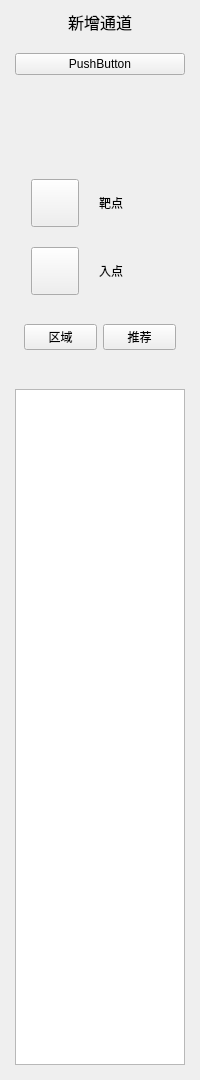
<?xml version="1.0" encoding="UTF-8"?>
<ui version="4.0">
 <class>JMeasure</class>
 <widget class="qMRMLWidget" name="JMeasure">
  <property name="geometry">
   <rect>
    <x>0</x>
    <y>0</y>
    <width>200</width>
    <height>1080</height>
   </rect>
  </property>
  <property name="minimumSize">
   <size>
    <width>200</width>
    <height>0</height>
   </size>
  </property>
  <property name="maximumSize">
   <size>
    <width>200</width>
    <height>16777215</height>
   </size>
  </property>
  <property name="styleSheet">
   <string notr="true"/>
  </property>
  <layout class="QVBoxLayout" name="verticalLayout" stretch="0,1">
   <property name="leftMargin">
    <number>6</number>
   </property>
   <property name="topMargin">
    <number>6</number>
   </property>
   <property name="rightMargin">
    <number>6</number>
   </property>
   <property name="bottomMargin">
    <number>6</number>
   </property>
   <item>
    <widget class="QWidget" name="widget" native="true">
     <property name="minimumSize">
      <size>
       <width>0</width>
       <height>32</height>
      </size>
     </property>
     <layout class="QVBoxLayout" name="verticalLayout_2">
      <property name="leftMargin">
       <number>0</number>
      </property>
      <property name="topMargin">
       <number>0</number>
      </property>
      <property name="rightMargin">
       <number>0</number>
      </property>
      <property name="bottomMargin">
       <number>0</number>
      </property>
      <item>
       <widget class="QLabel" name="label">
        <property name="styleSheet">
         <string notr="true">font:16px;</string>
        </property>
        <property name="text">
         <string>新增通道</string>
        </property>
        <property name="alignment">
         <set>Qt::AlignCenter</set>
        </property>
       </widget>
      </item>
     </layout>
    </widget>
   </item>
   <item>
    <widget class="QWidget" name="widget_2" native="true">
     <layout class="QVBoxLayout" name="verticalLayout_3">
      <property name="spacing">
       <number>20</number>
      </property>
      <item>
       <widget class="QPushButton" name="pushButton">
        <property name="maximumSize">
         <size>
          <width>16777215</width>
          <height>200</height>
         </size>
        </property>
        <property name="text">
         <string>PushButton</string>
        </property>
       </widget>
      </item>
      <item>
       <widget class="QLabel" name="label_2">
        <property name="minimumSize">
         <size>
          <width>0</width>
          <height>64</height>
         </size>
        </property>
        <property name="maximumSize">
         <size>
          <width>16777215</width>
          <height>64</height>
         </size>
        </property>
        <property name="text">
         <string/>
        </property>
       </widget>
      </item>
      <item>
       <layout class="QHBoxLayout" name="horizontalLayout_5">
        <property name="spacing">
         <number>20</number>
        </property>
        <property name="leftMargin">
         <number>16</number>
        </property>
        <property name="rightMargin">
         <number>8</number>
        </property>
        <item>
         <widget class="QPushButton" name="btn_target">
          <property name="minimumSize">
           <size>
            <width>48</width>
            <height>48</height>
           </size>
          </property>
          <property name="maximumSize">
           <size>
            <width>48</width>
            <height>48</height>
           </size>
          </property>
          <property name="font">
           <font>
            <pointsize>12</pointsize>
           </font>
          </property>
          <property name="text">
           <string/>
          </property>
          <property name="checkable">
           <bool>true</bool>
          </property>
         </widget>
        </item>
        <item>
         <widget class="QLabel" name="label_5">
          <property name="text">
           <string>靶点</string>
          </property>
         </widget>
        </item>
       </layout>
      </item>
      <item>
       <layout class="QHBoxLayout" name="horizontalLayout_6">
        <property name="spacing">
         <number>20</number>
        </property>
        <property name="leftMargin">
         <number>16</number>
        </property>
        <property name="rightMargin">
         <number>8</number>
        </property>
        <item>
         <widget class="QPushButton" name="btn_entry">
          <property name="minimumSize">
           <size>
            <width>48</width>
            <height>48</height>
           </size>
          </property>
          <property name="maximumSize">
           <size>
            <width>48</width>
            <height>48</height>
           </size>
          </property>
          <property name="font">
           <font>
            <pointsize>12</pointsize>
           </font>
          </property>
          <property name="text">
           <string/>
          </property>
          <property name="checkable">
           <bool>true</bool>
          </property>
         </widget>
        </item>
        <item>
         <widget class="QLabel" name="label_6">
          <property name="text">
           <string>入点</string>
          </property>
         </widget>
        </item>
       </layout>
      </item>
      <item>
       <widget class="QWidget" name="widget_3" native="true">
        <layout class="QHBoxLayout" name="horizontalLayout">
         <item>
          <widget class="QPushButton" name="btn_area">
           <property name="text">
            <string>区域</string>
           </property>
          </widget>
         </item>
         <item>
          <widget class="QPushButton" name="btn_recommand">
           <property name="text">
            <string>推荐</string>
           </property>
          </widget>
         </item>
        </layout>
       </widget>
      </item>
      <item>
       <spacer name="verticalSpacer">
        <property name="orientation">
         <enum>Qt::Vertical</enum>
        </property>
        <property name="sizeType">
         <enum>QSizePolicy::Fixed</enum>
        </property>
        <property name="sizeHint" stdset="0">
         <size>
          <width>20</width>
          <height>10</height>
         </size>
        </property>
       </spacer>
      </item>
      <item>
       <widget class="QListWidget" name="listWidget">
        <property name="verticalScrollMode">
         <enum>QAbstractItemView::ScrollPerPixel</enum>
        </property>
        <property name="horizontalScrollMode">
         <enum>QAbstractItemView::ScrollPerPixel</enum>
        </property>
       </widget>
      </item>
     </layout>
    </widget>
   </item>
  </layout>
 </widget>
 <customwidgets>
  <customwidget>
   <class>qMRMLWidget</class>
   <extends>QWidget</extends>
   <header>qMRMLWidget.h</header>
   <container>1</container>
  </customwidget>
 </customwidgets>
 <resources/>
 <connections/>
</ui>
